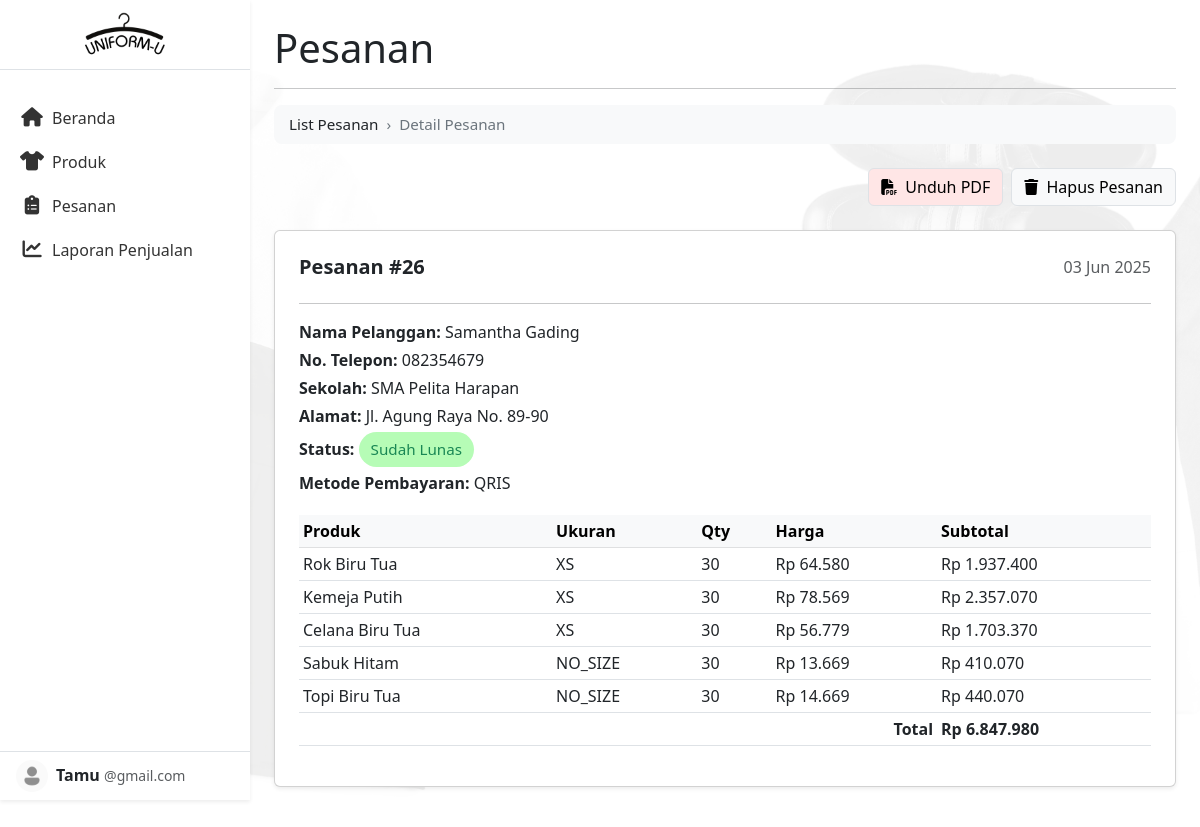
Page /laman-pesanan/receipt.php?id=26 on the committed database.
### tables this page shows
CREATE TABLE `pesanan` (
  `id_pesanan` int(11) NOT NULL,
  `id_pelanggan` int(11) DEFAULT NULL,
  `tanggal_pesanan` datetime DEFAULT NULL,
  `total_harga` decimal(10,2) DEFAULT NULL,
  `status` enum('Dicicil','Sudah Lunas') DEFAULT NULL
);

CREATE TABLE `pelanggan` (
  `id_pelanggan` int(11) NOT NULL,
  `nama_pelanggan` varchar(255) NOT NULL,
  `no_telepon` varchar(30) NOT NULL,
  `sekolah` varchar(30) NOT NULL,
  `alamat_sekolah` text NOT NULL
);

CREATE TABLE `pembayaran` (
  `id_pembayaran` int(11) NOT NULL,
  `id_pesanan` int(11) NOT NULL,
  `metode_pembayaran` enum('Tunai','Transfer','QRIS') NOT NULL,
  `jumlah_bayar` decimal(10,2) NOT NULL,
  `tanggal_bayar` datetime DEFAULT current_timestamp()
);

CREATE TABLE `detail_pesanan` (
  `id_detail` int(11) NOT NULL,
  `id_pesanan` int(11) NOT NULL,
  `id_produk` int(11) NOT NULL,
  `id_stock` int(11) NOT NULL,
  `jumlah` int(11) NOT NULL,
  `subtotal` decimal(10,2) NOT NULL
);

CREATE TABLE `produk` (
  `id_produk` int(11) NOT NULL,
  `nama_produk` varchar(255) DEFAULT NULL,
  `kategori` varchar(100) DEFAULT NULL,
  `warna` varchar(50) DEFAULT NULL,
  `jenis_kelamin` enum('Pria','Wanita','Unisex') DEFAULT NULL,
  `harga` decimal(10,2) DEFAULT NULL,
  `gambar_produk` varchar(255) DEFAULT NULL
);

CREATE TABLE `produk_stock` (
  `id` int(11) NOT NULL,
  `id_produk` int(11) DEFAULT NULL,
  `size` varchar(10) DEFAULT NULL,
  `stok` int(11) DEFAULT NULL
);

### laman-pesanan/receipt.php (the view, shortened to what this page needs)
<?php
include '../koneksi.php';
$id_pesanan = isset($_GET['id']) ? intval($_GET['id']) : 0;
$sql = "SELECT p.id_pesanan, p.tanggal_pesanan, p.total_harga, p.status,
               pel.nama_pelanggan, pel.sekolah, pel.no_telepon, pel.alamat_sekolah,
               bayar.metode_pembayaran, bayar.jumlah_bayar, bayar.tanggal_bayar
        FROM pesanan p
        JOIN pelanggan pel ON p.id_pelanggan = pel.id_pelanggan
        LEFT JOIN pembayaran bayar ON bayar.id_pesanan = p.id_pesanan
        WHERE p.id_pesanan = $id_pesanan
        LIMIT 1";
$result = mysqli_query($conn, $sql);
$data = mysqli_fetch_assoc($result);
$detail = [];
$sql_detail = "SELECT dp.jumlah, dp.subtotal, pr.nama_produk, ps.size, pr.harga
               FROM detail_pesanan dp
               LEFT JOIN produk pr ON dp.id_produk = pr.id_produk
               LEFT JOIN produk_stock ps ON dp.id_stock = ps.id
               WHERE dp.id_pesanan = $id_pesanan";
$res_detail = mysqli_query($conn, $sql_detail);
while ($row = mysqli_fetch_assoc($res_detail)) {
    $detail[] = $row;
}
?>
<!DOCTYPE html>
<html lang="id">
<head>
    <link href="https://cdn.jsdelivr.net/npm/bootstrap@5.3.0/dist/css/bootstrap.min.css" rel="stylesheet">
    <link rel="stylesheet" href="https://cdnjs.cloudflare.com/ajax/libs/font-awesome/6.5.0/css/all.min.css">
    <link rel="stylesheet" href="../styles.css">
</head>
<body>
    <div class="d-flex">
    <?php include '../sidebar.php'; ?>
        <div class="flex-grow-1 p-4">
            <h1>Pesanan</h1>
            <hr>
            <div class="transaction-toolbar mb-3">
              <nav aria-label="breadcrumb">
                <ul class="breadcrumb-custom">
                  <li><a href="pesanan.php">List Pesanan</a></li>
                  <li class="active">Detail Pesanan</li>
                </ul>
              </nav>
            </div>
            <div class="d-flex justify-content-end align-items-center gap-2 mt-4 mb-2">
              <button id="btn-unduh-pdf" class="btn btn-light border text-black text-nowrap" style="background-color:#ffe6e6; color:#d63384; border:1px solid #d63384;">
                <i class="fas fa-file-pdf me-1"></i> Unduh PDF
              </button>
              <button id="btn-hapus-pesanan" class="btn btn-light border text-black text-nowrap" data-id="<?= htmlspecialchars($data['id_pesanan']) ?>">
                <i class="fas fa-trash me-1"></i> Hapus Pesanan
              </button>
            </div>
            <div class="card shadow-sm p-4 mt-4">
                <div class="d-flex justify-content-between">
                  <h5 class="fw-bold">Pesanan #<?= htmlspecialchars($data['id_pesanan'] ?? '') ?></h5>
                  <span class="text-muted"><?= date('d M Y', strtotime($data['tanggal_pesanan'] ?? '')) ?></span>
                </div>
                <hr>
                <div class="mb-3">
                  <p class="mb-1"><strong>Nama Pelanggan:</strong> <?= htmlspecialchars($data['nama_pelanggan'] ?? '') ?></p>
                  <p class="mb-1"><strong>No. Telepon:</strong> <?= htmlspecialchars($data['no_telepon'] ?? '') ?></p>
                  <p class="mb-1"><strong>Sekolah:</strong> <?= htmlspecialchars($data['sekolah'] ?? '') ?></p>
                  <p class="mb-1"><strong>Alamat:</strong> <?= htmlspecialchars($data['alamat_sekolah'] ?? '') ?></p>
                  <p class="mb-1"><strong>Status:</strong>
                    <?php if (strtolower(trim($data['status'])) === 'sudah lunas'): ?>
                      <span class="status-badge bg-bright-green text-white"><?= htmlspecialchars($data['status']) ?></span>
                    <?php elseif (strtolower(trim($data['status'])) === 'dicicil'): ?>
                      <span class="status-badge bg-light-pink text-dark"><?= htmlspecialchars($data['status']) ?></span>
                    <?php else: ?>
                      <span class="status-badge bg-secondary text-white"><?= htmlspecialchars($data['status']) ?></span>
                    <?php endif; ?>
                  </p>
                  <p class="mb-1"><strong>Metode Pembayaran:</strong> <?= htmlspecialchars($data['metode_pembayaran'] ?? '-') ?></p>
                </div>
                <table class="table table-sm">
                  <thead class="table-light">
                    <tr>
                      <th>Produk</th>
                      <th>Ukuran</th>
                      <th>Qty</th>
                      <th>Harga</th>
                      <th>Subtotal</th>
                    </tr>
                  </thead>
                  <tbody>
                    <?php foreach ($detail as $item): ?>
                    <tr>
                      <td><?= htmlspecialchars($item['nama_produk'] ?? '-') ?></td>
                      <td><?= htmlspecialchars($item['size'] ?? '-') ?></td>
                      <td><?= $item['jumlah'] ?></td>
                      <td>Rp <?= number_format($item['harga'], 0, ',', '.') ?></td>
                      <td>Rp <?= number_format($item['subtotal'], 0, ',', '.') ?></td>
                    </tr>
                    <?php endforeach; ?>
                  </tbody>
                  <tfoot>
                    <tr>
                      <th colspan="4" class="text-end">Total</th>
                      <th>Rp <?= number_format($data['total_harga'] ?? 0, 0, ',', '.') ?></th>
                    </tr>
                  </tfoot>
                </table>
            </div>
        </div>
    </div>
</body>
</html>

### styles.css (style rules this page uses)
body { background-image: url('../sistem-uniform-u/assets/background-uniform-u.png'); background-size: cover; background-position: center; background-repeat: no-repeat; }

### laman-pesanan/receipt.php (style rules this page uses)
.status-badge { font-size: 0.95rem; font-weight: normal; padding: 6px 12px; border-radius: 20px; display: inline-flex; align-items: center; gap: 6px; }
.bg-bright-green { background-color: #b6fcb6 !important; color: #198754 !important; }
.breadcrumb-custom { display: flex; list-style: none; padding: 8px 15px; background-color: #f8f9fa; border-radius: 8px; font-size: 0.95rem; margin-bottom: 1rem; }
.breadcrumb-custom li { margin-right: 8px; }
.breadcrumb-custom li:not(:last-child)::after { content: "\203A"; margin-left: 8px; color: #6c757d; }
.breadcrumb-custom li:last-child::after { content: ""; margin: 0; }
.breadcrumb-custom a { text-decoration: none; color: #212529; }
.breadcrumb-custom .active { color: #6c757d; pointer-events: none; }

### rows in the picture
pesanan: id_pesanan "26", tanggal_pesanan "03 Jun 2025", id_pelanggan.nama_pelanggan "Samantha Gading", id_pelanggan.no_telepon "082354679", id_pelanggan.sekolah "SMA Pelita Harapan", id_pelanggan.alamat_sekolah "Jl. Agung Raya No. 89-90", status "Sudah Lunas", pembayaran.metode_pembayaran "QRIS", total_harga "6.847.980"
detail_pesanan: id_produk.nama_produk "Rok Biru Tua", id_stock.size "XS", jumlah "30", id_produk.harga "64.580", subtotal "1.937.400"
detail_pesanan: id_produk.nama_produk "Kemeja Putih", id_stock.size "XS", jumlah "30", id_produk.harga "78.569", subtotal "2.357.070"
detail_pesanan: id_produk.nama_produk "Celana Biru Tua", id_stock.size "XS", jumlah "30", id_produk.harga "56.779", subtotal "1.703.370"
detail_pesanan: id_produk.nama_produk "Sabuk Hitam", id_stock.size "NO_SIZE", jumlah "30", id_produk.harga "13.669", subtotal "410.070"
detail_pesanan: id_produk.nama_produk "Topi Biru Tua", id_stock.size "NO_SIZE", jumlah "30", id_produk.harga "14.669", subtotal "440.070"
